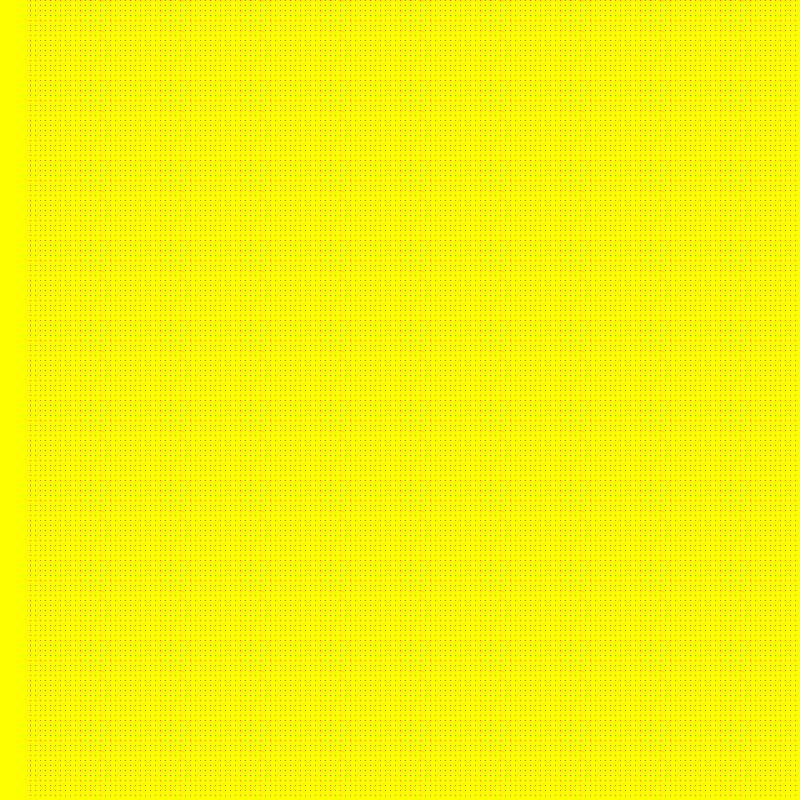
Frame 1 (no input)
Frame 60 (the mouse pressed at the canvas centre just before this capture): identical to frame 1, image omitted
Frame 120 (the mouse held since frame 60 and released just before this capture): identical to frame 1, image omitted

The Processing sketch that drew this single still picture (run headless with seeded random() and noise(); from frame 60 on, the mouse is pressed at the canvas centre):

// Processing sketch: iteration
// ── iteration.pde
void setup() {
  size(800, 800);
}

void draw() {
  background(#FFFF00);
  fill(255,0,0);
  stroke(255,0,0);
  
  // 1 the while loop
  //int i = 0;
  //while (i < 80) {
  //  line(20, i, 780, i);
  //  i = i + 5;
  //}
  
  // 2 the for loop
  //for (int i = 0; i < 10; i++) {
  //  circle(i * 50, height/2, 30);
  //}
  
  // 3 the nested loops
  // Nested for() loops can be used to
  // generate two-dimensional patterns
  for (int i = 30; i < 800; i = i+5) {
    for (int j = 0; j < 800; j = j+5) {
      point(i, j);
    }
  }
  
  
}
